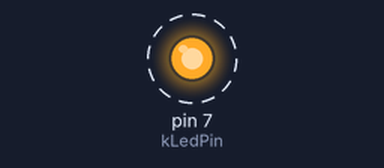
The sketch below on a simulated Arduino Uno, built with avr-gcc and run on an emulated ATmega328P. On the bench: output pins drawn as LEDs (lit = HIGH). Dashed ring = blinking.

Above: at 0.2 s.
Timing chart, 0 to 3.0 s (numbered marks = the images above):
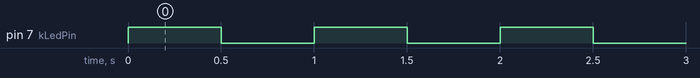

The sketch:

led-blink.ino
```cpp
// External LED blink test for an Arduino Uno or classic Nano.
// Wiring: D7 -> 1 kohm resistor -> LED anode (+, long leg).
// LED cathode (-, short leg / flat side) -> GND.
// RESET/RST is not the LED output pin; disconnect the LED from it.

constexpr uint8_t kLedPin = 7;
constexpr unsigned long kBlinkIntervalMs = 500;

void setup() {
  digitalWrite(kLedPin, LOW);
  pinMode(kLedPin, OUTPUT);
}

void loop() {
  digitalWrite(kLedPin, HIGH);
  delay(kBlinkIntervalMs);
  digitalWrite(kLedPin, LOW);
  delay(kBlinkIntervalMs);
}
```

Measured:
- by itself, pin 7 (kLedPin): alternates HIGH for 0.50 s and LOW for 0.50 s
